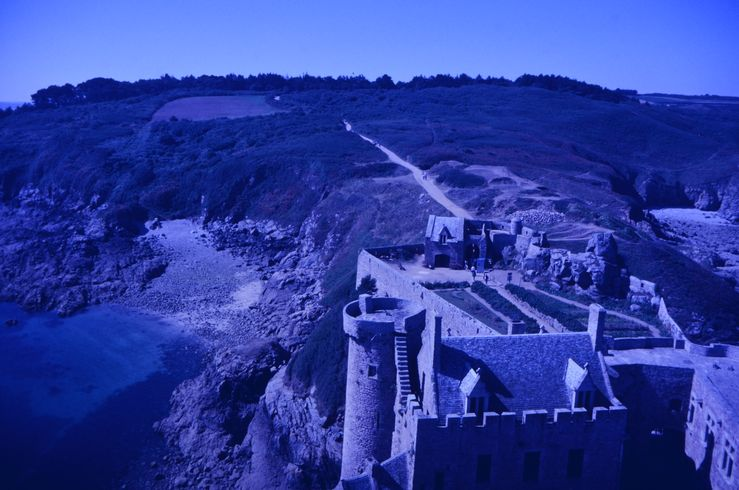
#> input picture examples/DSC_0840.JPG, 739 x 490 px
$ python hist.py examples/DSC_0840.JPG   (older library calls are emulated)
#> lines starting #> are read from the running program, lines starting #| are printed output that depends on the picture
### util.py
import os, os.path
import warnings

import numpy as np
from PIL import Image

# from https://en.wikipedia.org/wiki/Raw_image_format
RAW_EXTENSIONS = [
    ".3fr",
    ".ari", ".arw",
    ".bay",
    ".crw", ".cr2",
    ".cap",
    ".data", ".dcs", ".dcr", ".dng",
    ".drf",
    ".eip", ".erf",
    ".fff",
    ".gpr",
    ".iiq",
    ".k25", ".kdc",
    ".mdc", ".mef", ".mos", ".mrw",
    ".nef", ".nrw",
    ".obm", ".orf",
    ".pef", ".ptx", ".pxn",
    ".r3d", ".raf", ".raw", ".rwl", ".rw2", ".rwz",
    ".sr2", ".srf", ".srw",
    ".tif",
    ".x3f"
]

def load_image(filename):
#> called with filename = 'examples/DSC_0840.JPG'
    ext = os.path.splitext(filename)[1].lower()

    if ext in RAW_EXTENSIONS:
        try:
            import rawpy
        except ImportError:
            warnings.warn("Python module 'rawpy' is required in order to process RAW images.")
        else:
            raw = rawpy.imread(filename)
            params = rawpy.Params(output_bps=16)
            rgb = raw.postprocess(params)

            array = rgb.astype(float)/ 2**16
            return array, None

    image = Image.open(filename)
#> image is the input picture: PIL image 739x490 RGB; mean R, G, B 46.9, 63.2, 160.8
    array = np.array(image, dtype=np.uint8).astype(float) / 255
    return array, image.info

# [6 lines left out: function save_image, not called in this run]

### hist.py
import argparse
import glob
import multiprocessing
import os, os.path
import warnings

import matplotlib.pyplot as plt
import numpy as np
from PIL import Image

from util import load_image

def parse_args():
    parser = argparse.ArgumentParser(
        description="Plot histogram of color channels.",
        formatter_class=argparse.ArgumentDefaultsHelpFormatter)

    parser.add_argument("filename", help="File to use.")

    return parser.parse_args()

def main():
    args = parse_args()
    plot_histogram(args.filename)

def plot_histogram(filename):
    array, _ = load_image(filename)

    channels = array.shape[-1]
#> channels = 3
    for channel, color in zip(range(channels), ('red', 'green', 'blue')):
        data = array[:,:,channel]
        plt.hist(data.flatten(), range=(0, 1), histtype='step', bins=255, normed=True, color=color)
#> this loop made 3 passes
#> pass 1, in plot_histogram, `data = array[:,:,channel]`:
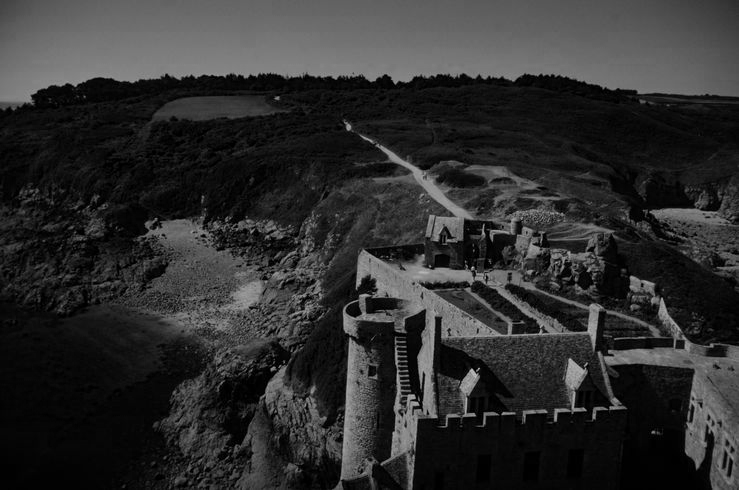
#> data: shape (490, 739) float64; min 0, max 0.812, mean 0.184
#> pass 2, in plot_histogram, `data = array[:,:,channel]`:
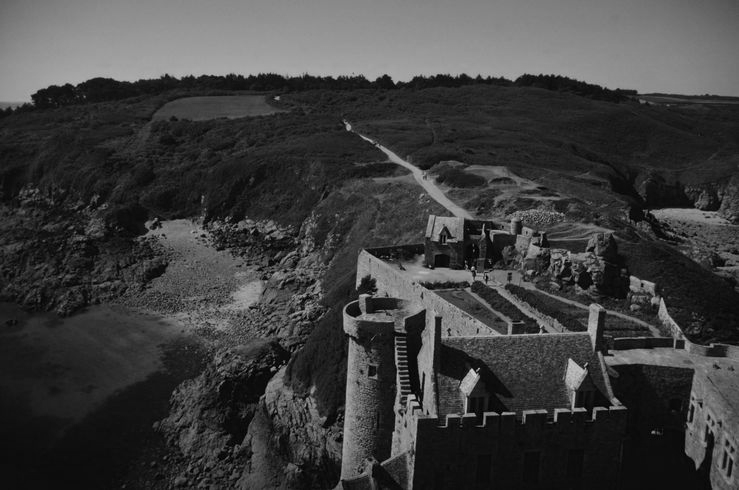
#> data: shape (490, 739) float64; min 0, max 0.835, mean 0.248
#> pass 3, in plot_histogram, `data = array[:,:,channel]`:
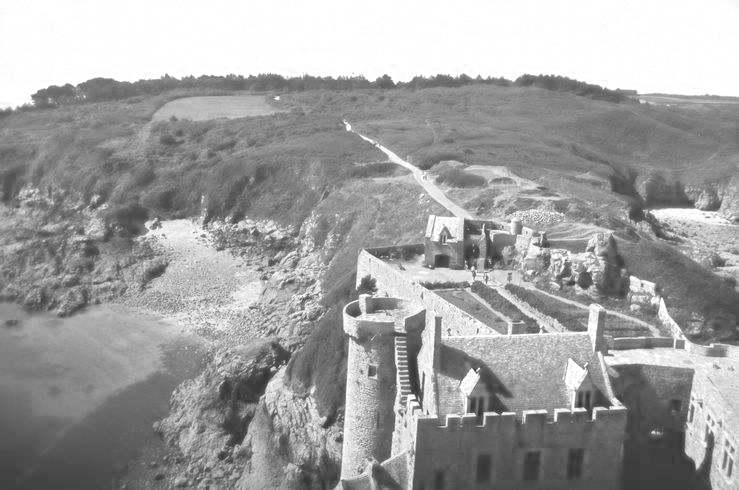
#> data: shape (490, 739) float64; min 0.165, max 1, mean 0.63

    plt.xlim(0, 1)
    plt.xlabel("Value")
    plt.show()
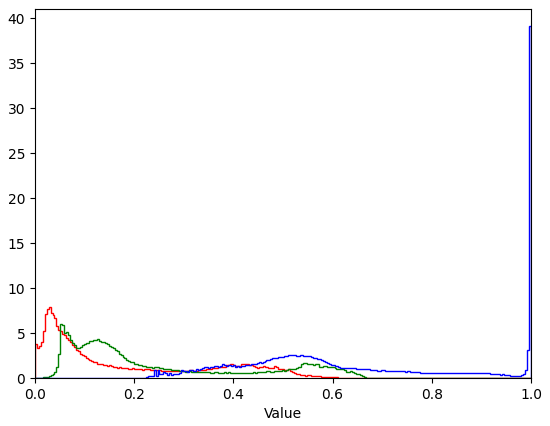
#> figure drawn by matplotlib, 1 panel

if __name__=="__main__":
    main()

$ run again, on examples/DSC_0921_restored.JPG
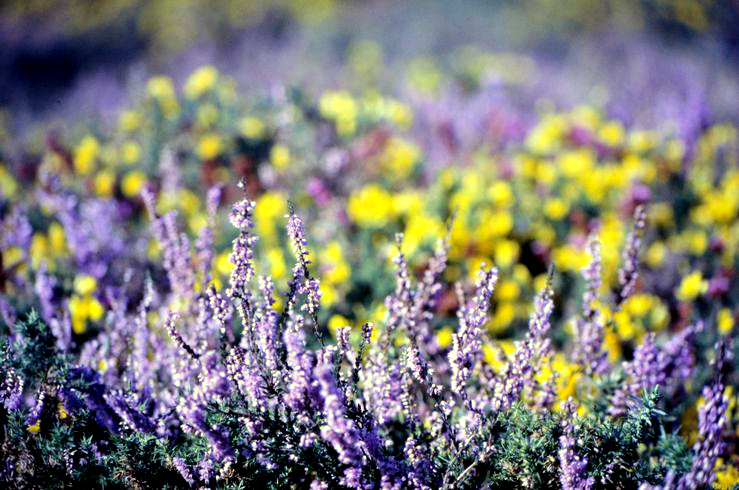
#> input picture examples/DSC_0921_restored.JPG, 739 x 490 px
#> in load_image, image is the input picture: PIL image 739x490 RGB; mean R, G, B 127.5, 124.8, 119.5
#> the loop in plot_histogram, `for channel, color in zip(range(channels), ('red', 'green', 'blue')):` made 3 passes
#> pass 1, in plot_histogram, `data = array[:,:,channel]`:
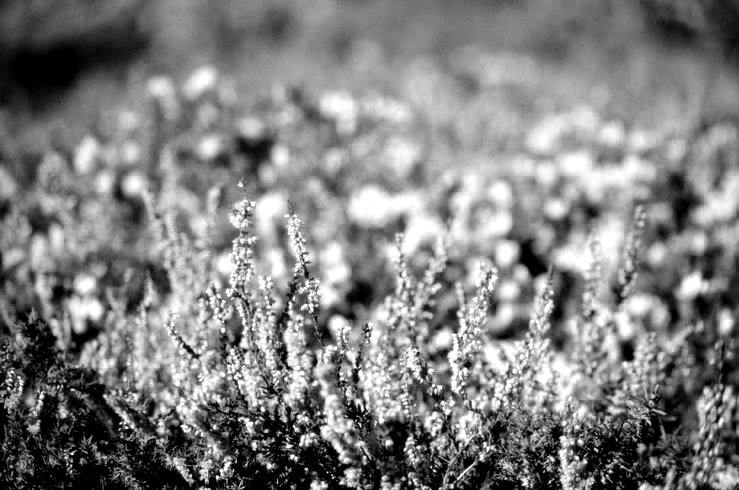
#> data: shape (490, 739) float64; min 0, max 1, mean 0.5
#> in plot_histogram, `plt.show()`:
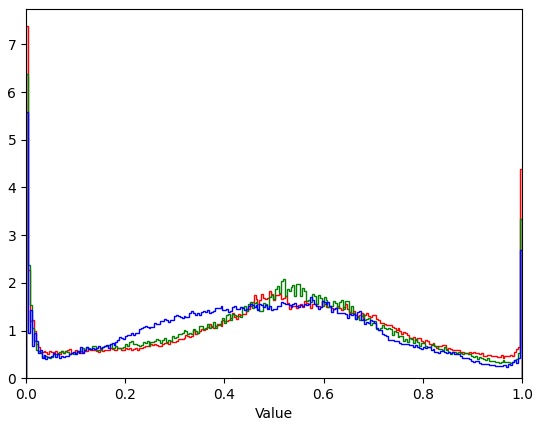
#> figure drawn by matplotlib, 1 panel
